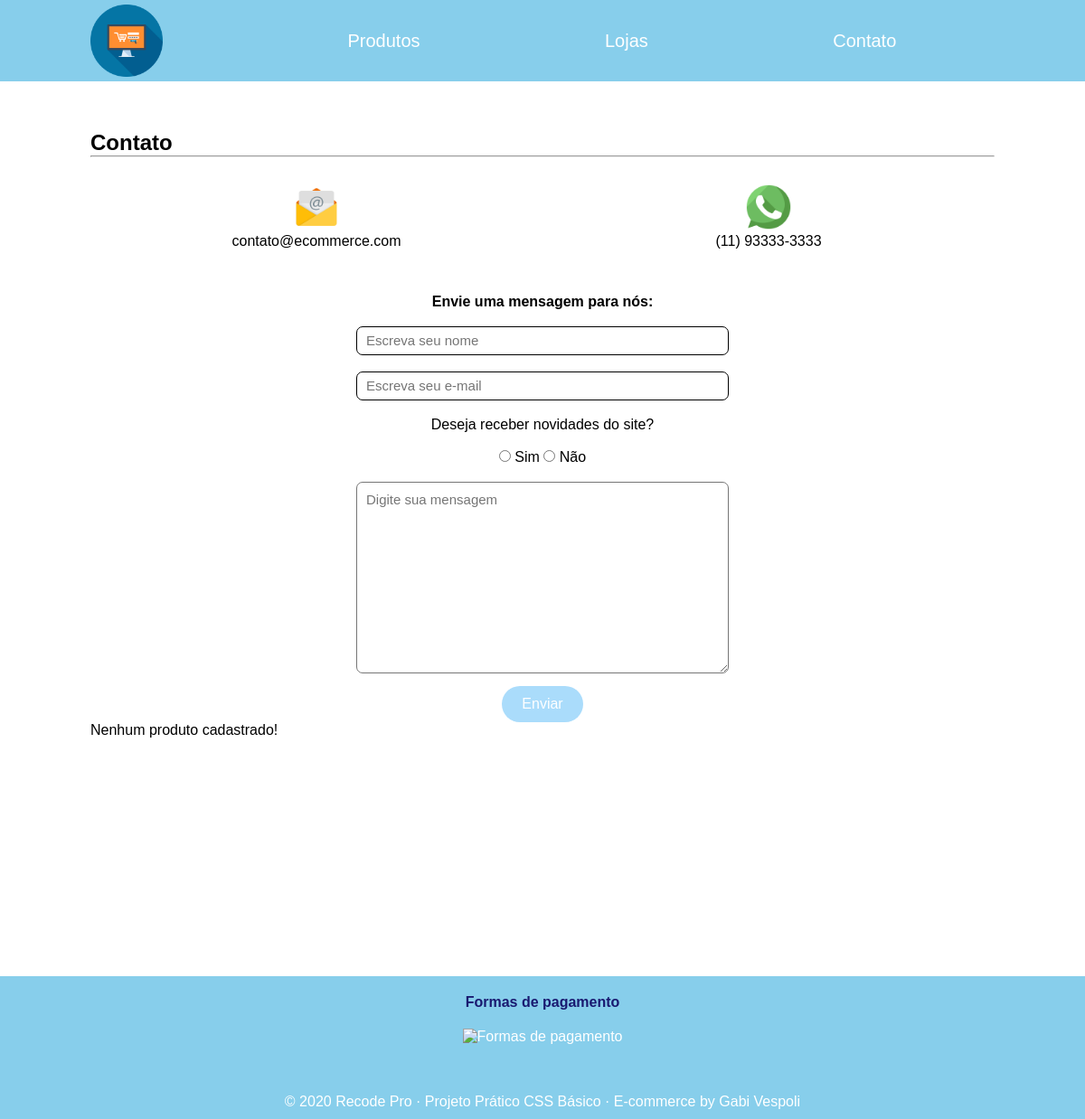
The app's page /contato.php, older data.
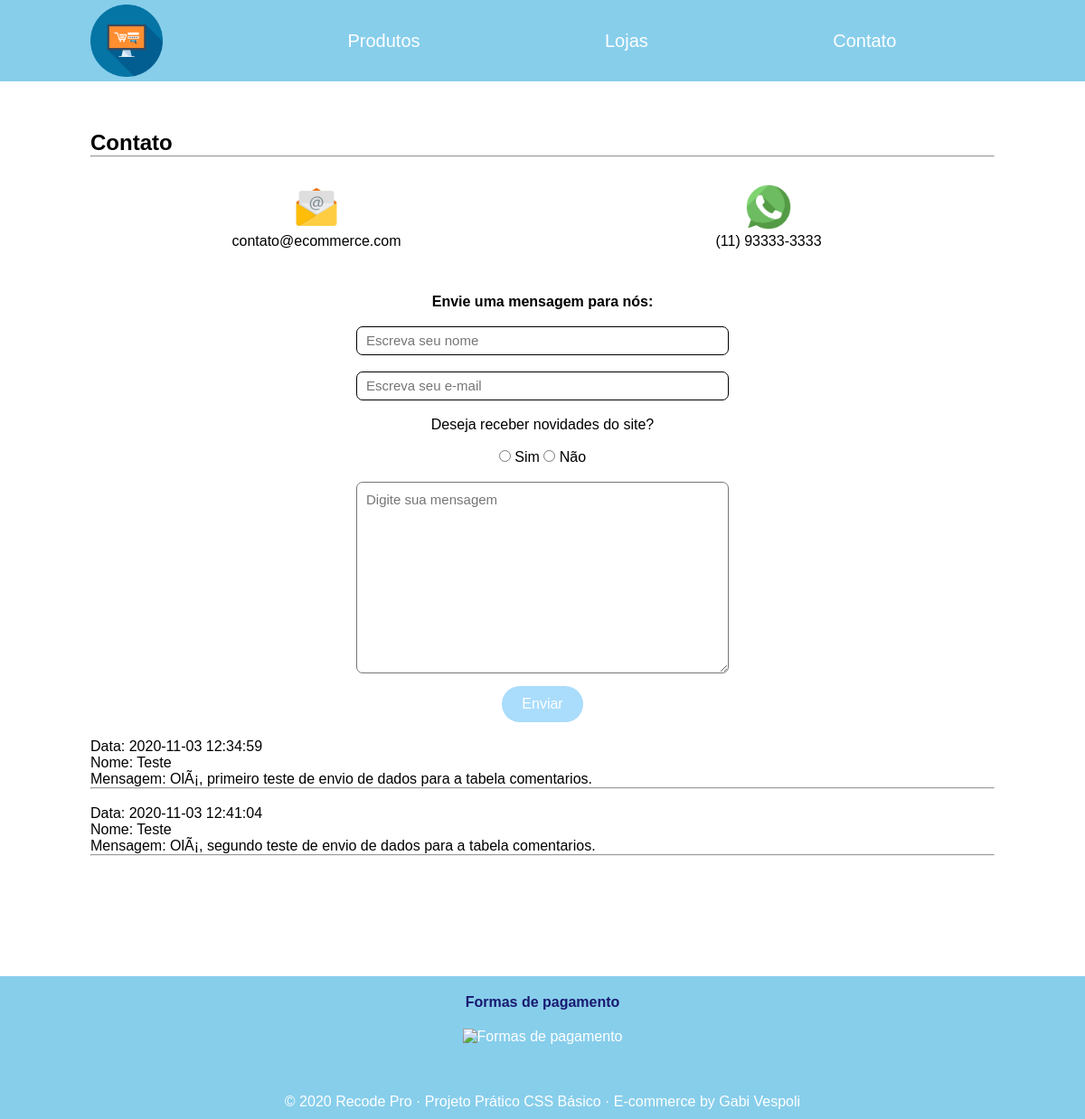
The same page, newer data.
### tables this page shows
CREATE TABLE IF NOT EXISTS `comentarios` (
  `id` int(11) NOT NULL AUTO_INCREMENT,
  `nome` varchar(100) NOT NULL,
  `email` varchar(80) NOT NULL,
  `msg` varchar(300) NOT NULL,
  `data` datetime DEFAULT CURRENT_TIMESTAMP,
  PRIMARY KEY (`id`)
);

### contato.php (the view, shortened to what this page needs)
<?php
  $servername = "localhost";
  $username = "root";
  $password = "";
  $database = "produtosepedidos";
  $conn = mysqli_connect($servername, $username, $password, $database);
    ?>
<!DOCTYPE html>
<html lang="pt-BR">
  <head>
    <link rel="stylesheet" href="./css/estilo.css">
  </head>
  <body>
    <br><br><br><br>
    <br><br><br><br>
    <main>
    <header>
      <h2>Contato</h2>
    </header>
    <hr />
    <section class="contatos">
          <div class="email">
              <img src="img/Email.png" alt="Imagem de uma cartinha com @">
              <p>contato@ecommerce.com</p>
          </div>
          <div class="whats">
              <img src="img/Whatsapp.png" alt="Imagem do logo do Whatsapp">
              <p>(11) 93333-3333</p>
          </div>
    </section>
    <br><br>
    <section class="mensagem">
      <h4>Envie uma mensagem para nós:</h4>
      <br>
      <form method="post" action="">
        <input class="dados-pessoais" id="nome" name="nome" type="text" placeholder="Escreva seu nome" onclick="muda_borda(this)"/>
        <br><br>
        <input class="dados-pessoais" id="email" name="email" type="email" placeholder="Escreva seu e-mail" onclick="muda_borda(this)"/>
        <br><br>
        <label>Deseja receber novidades do site?</label><br><br>
        <input type="radio" name="news"> Sim
        <input type="radio" name="news"> Não
        <br><br>
        <textarea id="msg" name="msg" placeholder="Digite sua mensagem" onclick="muda_borda(this)"></textarea>
        <br>
        <input class="buttom" type="submit" name="submit" value="Enviar">
      </form>
    </section>
    <?php
          $sql = "SELECT * from comentarios";
          $result = $conn->query($sql);
          if($result->num_rows > 0) {
            while($rows = $result->fetch_assoc()){
                echo "<br>";
                echo "Data: ", $rows['data'], "<br>";
                echo "Nome: ", $rows['nome'], "<br>";
                echo "Mensagem: ", $rows['msg'], "<br>";
                echo "<hr>";
              }
            } else {
              echo "Nenhum produto cadastrado!";
            }
    ?>
    </main>
    <br><br>
    <footer id="rodape">
      <p id="formas_pagamento"><b>Formas de pagamento</b></p>
      <img src="./img/Formasdepagamento.png" alt="Formas de pagamento" />
      <br><br><br><br>
      <p>&copy; 2020  Recode Pro · Projeto Prático CSS Básico · E-commerce by Gabi Vespoli</p>
    </footer>
  </body>
</html>

### css/estilo.css (style rules this page uses)
* { margin: 0; padding: 0; font-family: Arial, Helvetica, sans-serif; }
main { margin: 0 100px; height: 850px; }
.menu { background-color: skyblue; height: max-content; position: fixed; width: 100%; }
.menu a { color: white; text-decoration: none; font-size: 20px; text-align: center; padding: 14px 100px; }
.menu li { display: inline; vertical-align: middle; }
.menu img { width: 80px; padding-top: 5px; }
.contatos { width: 100%; margin-top: 30px; }
.email { width: 50%; float: left; text-align: center; }
.email img { width: 50px; }
.whats { width: 50%; float: right; text-align: center; }
.whats img { width: 50px; }
.mensagem { text-align: center; margin-top: 85px; }
input.dados-pessoais { outline: 0; width: 400px; height: 30px; border-radius: 7px; border-style: none; border: solid 1px; padding-left: 10px; }
textarea { outline: 0; height: 200px; width: 400px; border-radius: 7px; padding-top: 10px; padding-left: 10px; }
::placeholder { font-size: 15px; }
.buttom { margin-top: 10px; width: 90px; height: 40px; border-radius: 20px; border: 0; background-color: lightskyblue; color: white; font-size: 16px; opacity: 70%; outline: 0; }
#formas_pagamento { color: midnightblue; margin-bottom: 20px; }
#rodape { width: 100%; text-align: center; font-weight: lighter; color: white; display: inline-block; margin-top: 50px; padding-top: 20px; padding-bottom: 10px; background-color: skyblue; }
#rodape img { width: 20%; }

Row changes from the older to the newer data that the page shows:
added comentarios: data "2020-11-03 12:34:59", nome "Teste", msg "OlÃ¡, primeiro teste de envio de dados para a tabela comentarios."
added comentarios: data "2020-11-03 12:41:04", nome "Teste", msg "OlÃ¡, segundo teste de envio de dados para a tabela comentarios."
Text that changed along with them:
text no longer shown: "Nenhum produto cadastrado!"
